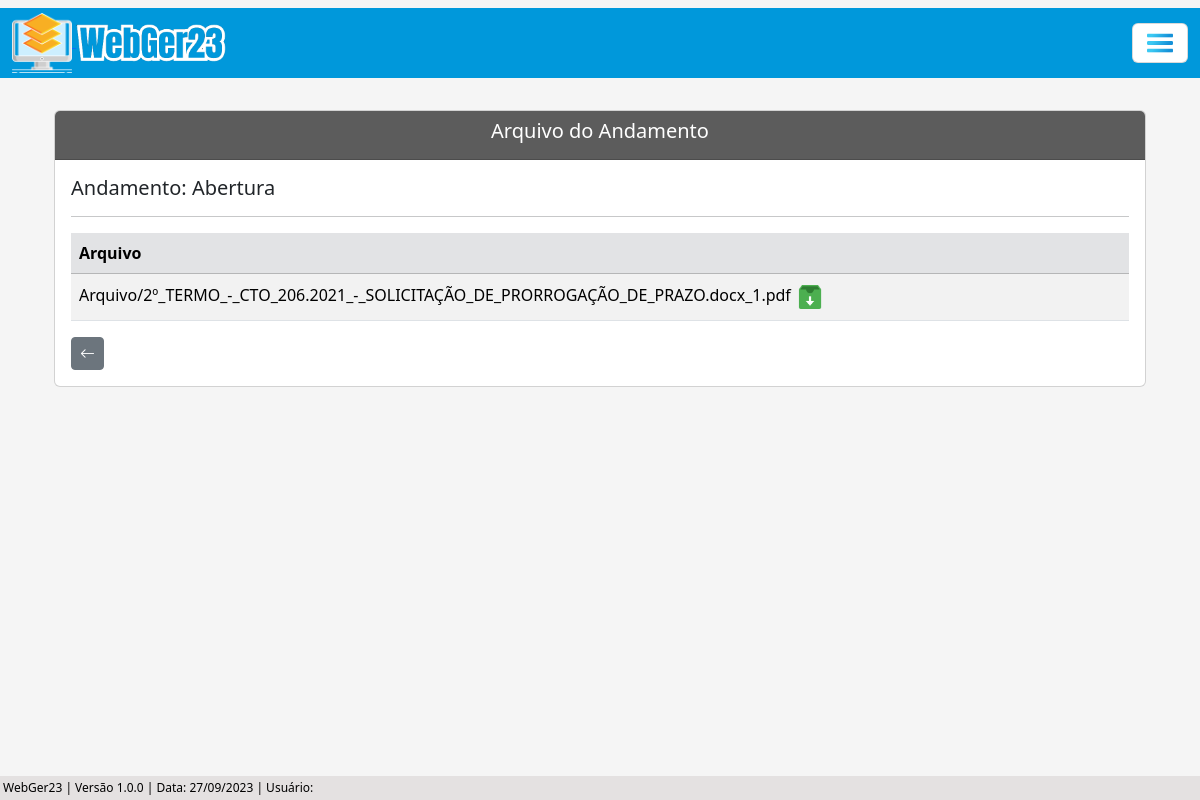
Page /listar/arquivo-andamento-adm/1/ on the earlier database version.
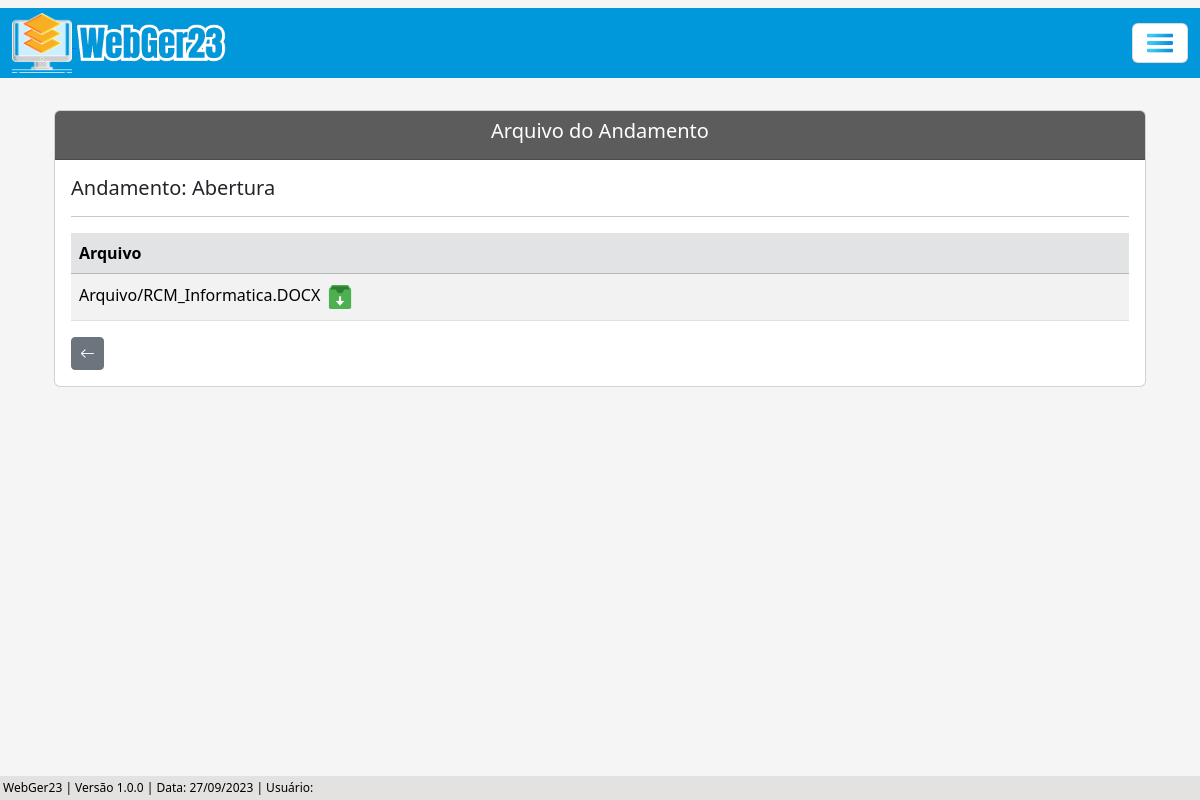
Same page on the later database version.
### processo/models.py (models this page shows, shortened)
class Base(models.Model): # Classe base, será herdada pelas outras classes
    data_criacao = models.DateField('data_criação', auto_now_add=True)
    data_alteracao = models.DateField('Alterado', auto_now=True)
    ativo = models.BooleanField('Ativo?', default=True)
    class Meta:
        abstract = True

class AndamentoAdm(Base):
    andamentos = (
    ('Abertura', 'Abertura'), ('Parecer Fiscal', 'Parecer Fiscal'), ('Decisão 1ª Instância', 'Decisão 1ª Instância'), ('Suspenso Para Fiscalização Futura', 'Suspenso Para Fiscalização Futura'), ('Auto de Infração e Termo de Intimação - AITI.', 'Auto de Infração e Termo de Intimação - AITI.'), ('Termo de Intimação Fiscal - TIF.-tif.', 'Termo de Intimação Fiscal - TIF.'), ('Decisão de 2ª Instância', 'Decisão de 2ª Instância'), ('Cobrança de Documentação', 'Cobrança de Documentação'), ('Recurso Voluntário', 'Recurso Voluntário'), ('Fim do Contrato com a Assessoria', 'Fim do Contrato com a Assessoria'), ('Manifestação', 'Manifestação'), ('Recebimento do AR', 'Recebimento do AR'), ('Despacho', 'Despacho'), ('Aguardando Pagamento', 'Aguardando Pagamento'), ('Apresentação de Documentação para Análise', 'Apresentação de Documentação para Análise'), ('Aguardando AR', 'Aguardando AR'), ('Ofício', 'Ofício'), ('Revelia', 'Revelia'), ('Execução', 'Execução'), ('Confissão de Dívida (Parcelamento)', 'Confissão de Dívida (Parcelamento)'), ('Reenvio de Documento', 'Reenvio de Documento'), ('Parecer Juridico', 'Parecer Juridico'), ('Certidão', 'Certidão'), ('Encaminhado', 'Encaminhado'), ('Encerrado', 'Encerrado'),
    )
    situacao = (
        ('Sem Pagamento', 'Sem Pagamento'), ('Com Pagamento', 'Com Pagamento'),
    )
    criador_andamento_adm = models.ForeignKey(get_user_model(), verbose_name='Usuário Criador', on_delete=models.CASCADE)
    processo = models.ForeignKey(ProcessoAdm, on_delete=models.CASCADE) # Relacionamento 'One to Many' (um para muitos)
    data_andamento = models.DateField(verbose_name='Data do Andamento')
    andamento = models.CharField(max_length=100, choices=andamentos, verbose_name='Andamento') # Utiliza choices(escolhas) para selecionar o andamento
    situacao_pagamento = models.CharField(max_length=100, choices=situacao, blank=True, null=True)
    valor_pago = models.CharField(max_length=14, blank=True, null=True)
    data_prazo = models.DateField(blank=True, null=True)
    funcionario = models.CharField(max_length=50, blank=True, null=True)
    data_recebimento = models.DateField(blank=True, null=True)
    complemento = models.CharField(max_length=150, blank=True, null=True)
    arquivo = models.FileField(upload_to='Arquivo/', verbose_name='Arquivo', blank=True)

### processo/views.py (the view)
# urls.py: path('listar/arquivo-andamento-adm/<int:pk>/', ArquivoAndamentoAdmList.as_view(), name='arquivo-andamento-adm-list'),
class ArquivoAndamentoAdmList(ListView):
    model = AndamentoAdm
    template_name = 'processos/lists/arquivo_andamento_adm_list.html'
    def get_queryset(self):
        andamento_pk = self.kwargs.get('pk') # Pega a pk(primary key) da URL
        andamento = AndamentoAdm.objects.filter(pk=andamento_pk)  # Pega o andamento que possui a pk recebida (pk é a primary key do andamento)
        return andamento
    def get_context_data(self, **kwargs):
        andamento_pk = self.kwargs.get('pk') # Pega a PK do andamento através da URL
        context = super().get_context_data(**kwargs)
        context['dados_andamento'] = AndamentoAdm.objects.filter(pk=andamento_pk) # Filtra os dados do andamento através da pk
        return context

### processo/templates/processos/lists/arquivo_andamento_adm_list.html (shortened to what this page needs)
{% extends 'index.html' %}
{% load static %}
{% block conteudo %}
<div class="container p-4">
    <div class="card">
        <div class="card-header text-white" style="background-color: #5c5c5c;">
            <h5 style="text-align: center;">Arquivo do Andamento</h5>
         </div>
        <div class="card-body">
            {% for atributo in dados_andamento %}
                <h5>Andamento: {{ atributo.andamento }}</h5>
            {% endfor %}
            <hr>
            <div class="table-responsive">
                <table class="table table-striped" id="tabela-listar-arquivo">
                    <thead>
                        <tr class="table-secondary">
                            <th>Arquivo</th>
                        </tr>
                    </thead>
                    <tbody>
                        {% for arquivo in object_list %}
                            {% if arquivo.arquivo %}
                                <tr>
                                    <td>
                                        {{ arquivo.arquivo.name }}
                                        <a href="{{ arquivo.arquivo.url }}"><img src="{% static 'img/download.png' %}" width="30"></a>
                                    </td>
                                </tr>
                            {% endif %}
                        {% endfor %}
                    </tbody>
                </table>
            </div>
            <button class="btn btn-secondary btn-sm" id="btnVoltar"><i class="bi bi-arrow-left" style="font-size: 15px;"></i></button>
        </div>
    </div>
</div>
{% endblock %}

### core/templates/index.html (shortened to what this page needs)
{% load static %}
<!DOCTYPE html>
<html lang="pt-br">
<head>
    <link href="https://cdn.jsdelivr.net/npm/bootstrap@5.3.1/dist/css/bootstrap.min.css" rel="stylesheet">
    <link rel="stylesheet" href="https://cdn.jsdelivr.net/npm/bootstrap-icons@1.10.5/font/bootstrap-icons.css">
    <link rel="stylesheet" href="{% static 'css/estilos.css' %}">
    <link href="https://cdn.datatables.net/v/bs5/dt-1.13.6/datatables.min.css" rel="stylesheet">
</head>
<body>
    {% block menu %}
      <nav class="navbar">
        <div class="container-fluid">
             <a href="{% url 'index' %}"><img src="{% static 'img/logo.png' %}" alt="" width="60"> <img src="{% static 'img/webger.png' %}" alt="" width="150"></a>
          <button class="navbar-toggler" type="button" data-bs-toggle="offcanvas" data-bs-target="#offcanvasNavbar" aria-controls="offcanvasNavbar" aria-label="Toggle navigation" style="background-color: white;">
            <span><img src="{% static 'img/menu.png' %}" width="30"></span>
          </button>
        </div>
      </nav>
    {% endblock %}
    {% block conteudo %}{% endblock %}
    {% block rodape %}
      <div class="rodape">
        WebGer23 | Versão 1.0.0 | Data: {% now 'd/m/Y' %} | Usuário: {{ user.get_full_name }}
      </div>
    {% endblock %}
</body>
</html>

### core/static/css/estilos.css (style rules this page uses)
.container-fluid { background-color: #0098DB; height: 70px; }
body { background-color: whitesmoke; margin: 0; padding: 0; display: flex; flex-direction: column; min-height: 100vh; position: relative; }
.rodape { background-color: rgb(228, 225, 225); color: black; padding: 3px; text-align: left; font-size: 12px; position: absolute; bottom: 0; width: 100%; }

Differences in the rows shown:
changed AndamentoAdm "Abertura": arquivo.name "Arquivo/2º_TERMO_-_CTO_206.2021_-_SOLICITAÇÃO_DE_PRORROGAÇÃO_DE_PRAZO.docx_1.pdf" → "Arquivo/RCM_Informatica.DOCX"
